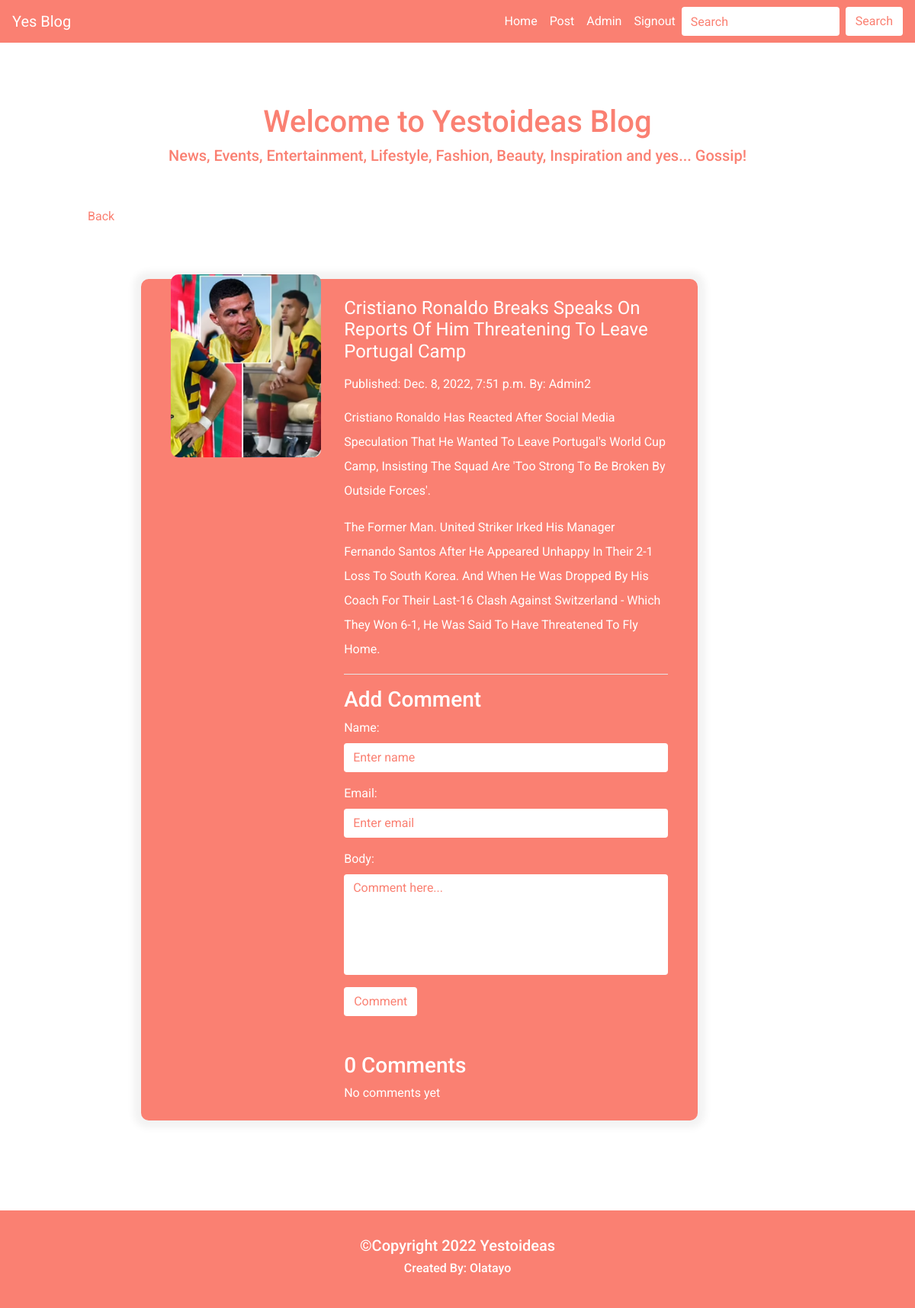
The page /single/detail/cristiano-ronaldo-breaks-speaks-on-reports-of-him-threatening-to-leave-portugal-camp/ (signed in) on the database its author committed.
### blog/models.py (models this page shows, shortened)
class Post(models.Model):
    author = models.ForeignKey(User, on_delete= models.CASCADE)
    title = models.CharField(max_length=200, unique=True, blank=True, null=True)
    slug = models.SlugField(max_length=200, unique=True)
    image = models.ImageField(upload_to='post_image/%Y/%m/%d/', default='img.jpg', blank=True, null=True)
    content = models.TextField(blank=True, null=True)
    date_created = models.DateTimeField(auto_now_add=True)
    date_updated = models.DateTimeField(auto_now= True)
    status = models.CharField(max_length=200, choices=STATUS, default='draft', blank=True, null=True)
    class Meta:
        ordering = ['-date_created']

### blog/views.py (the view)
# urls.py: path('single/detail/<slug:slug>/', views.post_details, name='detail'),
def post_details(request,slug):
    url = request.META.get('HTTP_REFERER')
    detail = Post.objects.get(slug=slug, status='publish')
    comments = Comment.objects.filter(active=True).filter(parent=None)
    new_comment = None
    if request.method == 'POST':
        comment_form = CommentForm(data=request.POST)
        if comment_form.is_valid():
            new_comment = comment_form.save(commit=False)
            new_comment.post = detail
            new_comment.save()
            messages.success(request, 'Comment added.')
            return redirect(url)
    else:
        comment_form = CommentForm()
    context ={
        'detail': detail,
        'comments': comments,
        'comment_form':comment_form,
    }
    return render(request, 'details.html', context)

### blog/forms.py
class CommentForm(forms.ModelForm):
    class Meta:
        model = Comment
        fields = ('name', 'email', 'body')
    def __init__(self, *args, **kwargs):
        super(CommentForm, self).__init__(*args, **kwargs)
        self.fields['name'].widget.attrs = {'placeholder': 'Enter name','class':'form-control'}
        self.fields['email'].widget.attrs = {'placeholder': 'Enter email', 'class':'form-control'}
        self.fields['body'].widget.attrs = {'placeholder': 'Comment here...', 'class':'form-control', 'rows':'5'}

### blog/templates/details.html (shortened to what this page needs)
{% extends 'base.html' %}
{% block title %} | {{detail.title}} {% endblock title %} {% block content %}
{% include 'welcome.html' %}
<div class="container-fluid mb-5">
    <div class="row">
        <div class="col-sm-12 col-md-2 col-lg-1"></div>
        <div class="col-sm-12 col-md-8 col-lg-9">
            <a href="{% url 'allpost' %}" style="text-decoration: none;color:salmon">Back</a>
            <div class="row  p-4 powertblog">
                <div class="col-sm-12 col-mm-12 col-lg-4">
                    <div class="myimg">
                        <img src="{{ detail.image.url }}" style="width:15rem;height:15rem" class="img-fluid">
                    </div>
                </div>
                <div class="col-sm-12 col-mm-12 col-lg-8">
                    <div class="mytitile mb-3">
                        <h2>{{ detail.title|title}}</h2>
                    </div>
                    <div class="mydate mb-2">
                        <span>Published: {{ detail.date_created }}</span>
                        <span>By: {{ detail.author|title}}</span>
                    </div>
                    <div class="details mb-2">
                        <p>
                            {{ detail.content|safe|linebreaks }}
                        </p>
                    </div>
                    <div class="readmore mb-2">
                        <hr class="rule">
                        <h3>Add Comment</h3>
                        <form  action="{% url 'detail' detail.slug %}" method="POST">
                            {{ comment_form.as_p }}
                            <button type="submit" class="btn blogbtn">Comment</button>
                        </form>
                    </div>
                    {% with comments.count as total_comments %}
                    <h3 class="mt-5 comla">
                        {{ total_comments }} comment{{ total_comments|pluralize }}
                    </h3>
                    {% endwith %}
                    {% if not detail.comments.all %}
                        No comments yet
                    {% else %}
                        {% for comment in detail.get_comments %}
                            {% include 'comment.html' with comment=comment %}
                        {% endfor %}
                    {% endif %}
                </div>
            </div>
        </div>
        <div class="col-sm-12 col-md-2 col-lg-2"></div>
    </div>
</div>
{% endblock content %}

### blog/templates/base.html (shortened to what this page needs)
<!doctype html>
<html lang="en">
{% load static %}
<head>
    <link rel="stylesheet" href="https://stackpath.bootstrapcdn.com/bootstrap/4.4.1/css/bootstrap.min.css">
    <link rel="stylesheet" href="{% static 'css/style.css' %}">
</head>
<body>
    <nav class="navbar navbar-expand-lg">
        <a class="navbar-brand" href="{% url 'index' %}">Yes Blog</a>
        <div class="collapse navbar-collapse" id="navbarSupportedContent">
            <ul class="navbar-nav ml-auto">
                <li class="nav-item active">
                    <a class="nav-link" href="{% url 'index' %}">Home <span class="sr-only">(current)</span></a>
                </li>
                <li class="nav-item">
                    <a class="nav-link" href="{% url 'allpost' %}">Post</a>
                </li>
                {% if request.user.is_authenticated %}
                    <li class="nav-item">
                        {% if request.user.username %}
                            <a class="nav-link" href="#">{{request.user.username|title}}</a>
                        {% endif %}
                    </li>
                    <li class="nav-item">
                        <a class="nav-link" href="{% url 'signout' %}">Signout</a>
                    </li>
                {% endif %}
            </ul>
            <form class="form-inline my-2 my-lg-0">
                <input class="form-control mr-sm-2" type="search" placeholder="Search" aria-label="Search">
                <button class="btn  my-2 my-sm-0" type="submit">Search</button>
            </form>
        </div>
    </nav>
    {% block content %} {% endblock content %}
    <div class="container-fluid myfooter">
        <div>
            <h5> &copy;Copyright 2022 Yestoideas</h5>
            <h6> Created By: Olatayo</h6>
        </div>
    </div>
</body>
</html>

### blog/static/css/style.css (style rules this page uses)
html { height: 100%; }
body { display: flex; flex-direction: column; min-height: 100%; font-family: 'Roboto', sans-serif; }
.navbar { background: salmon; }
.navbar-brand { color: #fff; }
#navbarSupportedContent a { color: #fff; }
.navbar form input[type="search"] { box-shadow: none; outline: none; border: none; color: salmon; }
.navbar form input[type="search"]::placeholder { color: salmon; }
.navbar form button { background: #fff; color: salmon; text-transform: capitalize; box-shadow: none; outline: none; }
.myimg img { width: 80%; height: 50%; transform: translateY(-30px); object-fit: cover; border-radius: 10px; box-shadow: 0 0 8p 3px rgba(0, 0, 0, .3); }
.mydate span { color: #fff; }
.mytitile h2 { font-style: normal; font-weight: 400; text-transform: capitalize; color: #fff; font-size: 1.5rem; }
.details p { font-style: normal; line-height: 2; text-transform: capitalize; color: #fff; }
.powertblog { background: salmon; margin: 8%; box-shadow: 0 0 10px 10px rgba(0, 0, 0, .05); border-radius: 10px; color: #fff; }
.powertblog .myimg img { width: 100%; height: 100%; transform: translateY(-30px); object-fit: cover; border-radius: 10px; box-shadow: 0 0 8p 3px rgba(0, 0, 0, .3); }
.rule { background: #fff; }
.form-control { box-shadow: none; outline: none; border: none; color: salmon; resize: none; }
.form-control::placeholder { color: salmon; }
.blogbtn, .btn-sm { background: #fff; color: salmon; text-transform: capitalize; box-shadow: none; outline: none; }
.comla { text-transform: capitalize; }
.myfooter { height: 15vh; background: salmon; display: flex; flex-direction: column; padding: 4rem 0; justify-content: center; text-align: center; font-weight: bolder; color: #fff; font-size: 20px; }

### rows shown on the page
Post: image (picture), title "Cristiano Ronaldo Breaks Speaks On Reports Of Him Threatening To Leave Portugal Camp", date_created "Dec. 8, 2022, 7:51 p.m.", author "Admin2", content "Cristiano Ronaldo Has Reacted After Social Media Speculation That He Wanted To Leave Portugal's World Cup Camp, Insisting The Squad Are 'too Strong To Be Broken By Outside Forces'. The Former Man. United Striker Irked His Manager Fernando Santos After He Appeared Unhappy In Their 2-1 Loss To South Korea. And When He Was Dropped By His Coach For Their Last-16 Clash Against Switzerland - Which They Won 6-1, He Was Said To Have Threatened To Fly Home."

### other values the page prints
{{ request.user.username|title }} "Admin"
{{ total_comments }} "0"
